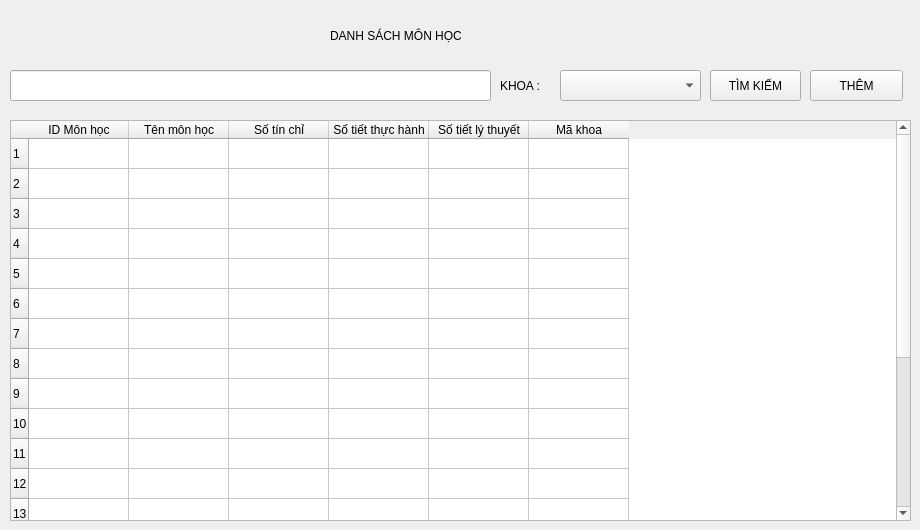
      <widget class="QWidget" name="dsmonhocpage">
       <widget class="QLineEdit" name="lineEdit_10">
        <property name="geometry">
         <rect>
          <x>10</x>
          <y>70</y>
          <width>481</width>
          <height>31</height>
         </rect>
        </property>
       </widget>
       <widget class="QLabel" name="label_30">
        <property name="geometry">
         <rect>
          <x>500</x>
          <y>70</y>
          <width>81</width>
          <height>31</height>
         </rect>
        </property>
        <property name="text">
         <string>KHOA :</string>
        </property>
       </widget>
       <widget class="QComboBox" name="comboBox">
        <property name="geometry">
         <rect>
          <x>560</x>
          <y>70</y>
          <width>141</width>
          <height>31</height>
         </rect>
        </property>
       </widget>
       <widget class="QPushButton" name="pushButton_7">
        <property name="geometry">
         <rect>
          <x>710</x>
          <y>70</y>
          <width>91</width>
          <height>31</height>
         </rect>
        </property>
        <property name="text">
         <string>TÌM KIẾM</string>
        </property>
       </widget>
       <widget class="QTableWidget" name="tableWidget_2">
        <property name="geometry">
         <rect>
          <x>10</x>
          <y>120</y>
          <width>901</width>
          <height>401</height>
         </rect>
        </property>
        <property name="rowCount">
         <number>20</number>
        </property>
        <row/>
        <row/>
        <row/>
        <row/>
        <row/>
        <row/>
        <row/>
        <row/>
        <row/>
        <row/>
        <row/>
        <row/>
        <row/>
        <row/>
        <row/>
        <row/>
        <row/>
        <row/>
        <row/>
        <row/>
        <column>
         <property name="text">
          <string>ID Môn học</string>
         </property>
        </column>
        <column>
         <property name="text">
          <string>Tên môn học</string>
         </property>
        </column>
        <column>
         <property name="text">
          <string>Số tín chỉ</string>
         </property>
        </column>
        <column>
         <property name="text">
          <string>Số tiết thực hành</string>
         </property>
        </column>
        <column>
         <property name="text">
          <string>Số tiết lý thuyết</string>
         </property>
        </column>
        <column>
         <property name="text">
          <string>Mã khoa</string>
         </property>
        </column>
       </widget>
       <widget class="QLabel" name="label_31">
        <property name="geometry">
         <rect>
          <x>330</x>
          <y>20</y>
          <width>241</width>
          <height>31</height>
         </rect>
        </property>
        <property name="text">
         <string>DANH SÁCH MÔN HỌC</string>
        </property>
       </widget>
       <widget class="QPushButton" name="pushButton_16">
        <property name="geometry">
         <rect>
          <x>810</x>
          <y>70</y>
          <width>93</width>
          <height>31</height>
         </rect>
        </property>
        <property name="text">
         <string>THÊM</string>
        </property>
       </widget>
      </widget>
